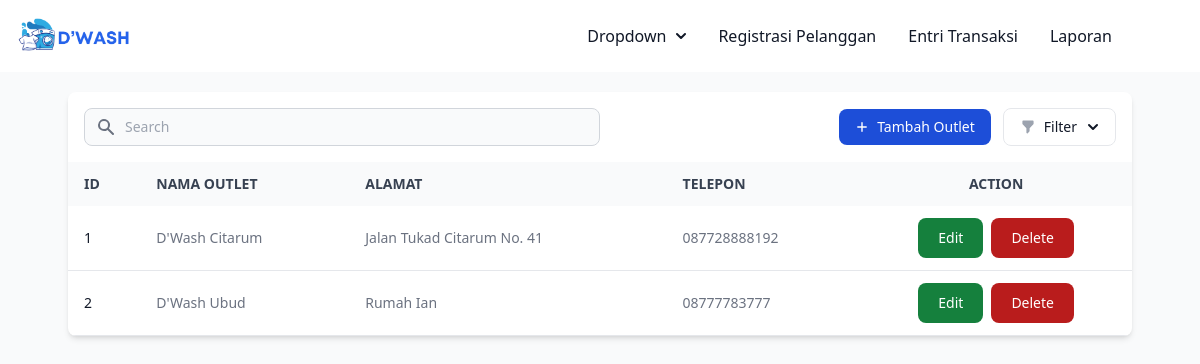
The app's page /dashboard.php?page=outlet (signed in) with its own data.
### tables this page shows
CREATE TABLE `tb_outlet` (
  `id` int(11) NOT NULL,
  `nama` varchar(100) NOT NULL,
  `alamat` text NOT NULL,
  `telepon` varchar(15) NOT NULL
);

### view/viewOutlet.php (the view, shortened to what this page needs)
<?php
                         $id = 1;
                         $datas = mysqli_query($koneksi, "SELECT * FROM tb_outlet");
                         if(mysqli_num_rows($datas) != 0){
                         ?>
<section class="bg-gray-50  p-3 sm:p-5 h-full min-h-screen ">
    <div class="mx-auto max-w-screen-2xl px-4 lg:px-12">
        <div class="bg-white dark:bg-gray-800 relative shadow-md sm:rounded-lg overflow-hidden">
            <div class="flex flex-col md:flex-row items-center justify-between space-y-3 md:space-y-0 md:space-x-4 p-4">
                <div class="w-full md:w-1/2">
                    <form class="flex items-center" method="GET">
                        <div class="relative w-full">
                            <div class="absolute inset-y-0 left-0 flex items-center pl-3 pointer-events-none">
                            </div>
                            <input type="text" id="simple-search" name="search" class="bg-gray-50 border border-gray-300 text-gray-900 text-sm rounded-lg focus:ring-blue-500 focus:border-blue-500 block w-full pl-10 p-2 dark:bg-gray-700 dark:border-gray-600 dark:placeholder-gray-400 dark:text-white dark:focus:ring-blue-500 dark:focus:border-blue-500" placeholder="Search" >
                        </div>
                    </form>
                </div>
                <div class="w-full md:w-auto flex flex-col md:flex-row space-y-2 md:space-y-0 items-stretch md:items-center justify-end md:space-x-3 flex-shrink-0">
                   <a href="dashboard.php?page=tambahOutlet">
                   <button type="button" class="flex items-center justify-center text-white bg-blue-700 hover:bg-blue-800 focus:ring-4 focus:ring-blue-300 font-medium rounded-lg text-sm px-4 py-2 dark:bg-blue-600 dark:hover:bg-blue-700 focus:outline-none dark:focus:ring-blue-800">
                        <svg class="h-3.5 w-3.5 mr-2" fill="currentColor" viewbox="0 0 20 20" xmlns="http://www.w3.org/2000/svg" aria-hidden="true">
                            <path clip-rule="evenodd" fill-rule="evenodd" d="M10 3a1 1 0 011 1v5h5a1 1 0 110 2h-5v5a1 1 0 11-2 0v-5H4a1 1 0 110-2h5V4a1 1 0 011-1z" />
                        </svg>
                        Tambah Outlet
                    </button>
                   </a>
                    <div class="flex items-center space-x-3 w-full md:w-auto">
                        <button id="filterDropdownButton" data-dropdown-toggle="filterDropdown" class="w-full md:w-auto flex items-center justify-center py-2 px-4 text-sm font-medium text-gray-900 focus:outline-none bg-white rounded-lg border border-gray-200 hover:bg-gray-100 hover:text-blue-700 focus:z-10 focus:ring-4 focus:ring-gray-200 dark:focus:ring-gray-700 dark:bg-gray-800 dark:text-gray-400 dark:border-gray-600 dark:hover:text-white dark:hover:bg-gray-700" type="button">
                            Filter
                            <svg class="-mr-1 ml-1.5 w-5 h-5" fill="currentColor" viewbox="0 0 20 20" xmlns="http://www.w3.org/2000/svg" aria-hidden="true">
                                <path clip-rule="evenodd" fill-rule="evenodd" d="M5.293 7.293a1 1 0 011.414 0L10 10.586l3.293-3.293a1 1 0 111.414 1.414l-4 4a1 1 0 01-1.414 0l-4-4a1 1 0 010-1.414z" />
                            </svg>
                        </button>
                    </div>
                </div>
            </div>
            <div class="overflow-x-auto">
                <table class="w-full text-sm text-left text-gray-500 dark:text-gray-400">
                    <thead class="text-x text-gray-700 uppercase bg-gray-50 dark:bg-gray-700 dark:text-gray-400">
                        <tr>
                            <th scope="col" class="px-4 py-3 ">ID</th>
                            <th scope="col" class="px-4 py-3 ">Nama Outlet</th>
                            <th scope="col" class="px-4 py-3 ">Alamat</th>
                            <th scope="col" class="px-4 py-3 ">Telepon</th>
                            <th scope="col" class="px-4 py-3 text-center <?php if($_SESSION['role'] != "admin" ){ echo "hidden";}?>">Action</th>
                        </tr>
                    </thead>
                    <tbody>
                         <?php
                         while($data = mysqli_fetch_assoc($datas)){
                    $idOutlet = $data['id'];
                    $checkQuery = "SELECT *
                    FROM tb_outlet
                    INNER JOIN tb_user ON tb_user.id_outlet = tb_outlet.id
                    INNER JOIN tb_paket ON tb_paket.id_outlet = tb_outlet.id
                    WHERE tb_outlet.id = '$idOutlet'";
                      $hideDelete = mysqli_query($koneksi, $checkQuery);
                      $hasConnections = mysqli_num_rows($hideDelete) > 0;
        ?>
                        <tr class="border-b dark:border-gray-700">
                            <th scope="row" class="px-4 py-3 font-medium text-gray-900 whitespace-nowrap dark:text-white"><?=$id++?></th>
                            <td class="px-4 py-3 "><?= $data['nama'] ?></td>
                            <td class="px-4 py-3 "><?= $data['alamat'] ?></td>
                            <td class="px-4 py-3 "><?= $data['telepon'] ?></td>
                            <td class="px-3 py-3 flex  gap-2 items-center justify-center <?php if($_SESSION['role'] != "admin" ){ echo "hidden";}?>">
                            <button type="button" class="focus:outline-none text-white bg-green-700 hover:bg-green-800 focus:ring-4 focus:ring-green-300 font-medium rounded-lg text-sm px-5 py-2.5  dark:bg-green-600 dark:hover:bg-green-700 dark:focus:ring-green-800">
                                <a href="dashboard.php?page=editOutlet&id=<?=$data['id'] ?>">Edit</a>
                         </button>
                            <button type="button" class="focus:outline-none text-white bg-red-700 hover:bg-red-800 focus:ring-4 focus:ring-red-300 font-medium rounded-lg text-sm  py-2.5  dark:bg-red-600 dark:hover:bg-red-700 dark:focus:ring-red-800
                            <?php if($hasConnections) { echo "disabled aria-disabled='true' onclick='return false;'"; } ?>
                            ">
                <a href="<?php if(!$hasConnections) { echo 'delete/deleteOutlet.php?id='. $data['id']; } ?>" class="px-5 py-2.5 <?php if($hasConnections) { echo "cursor-not-allowed w-full h-auto "; } ?>">Delete</a>
                         </button>
                        </td>
                        </tr>
                      <?php }  ?>
                    </tbody>
                </table>
            </div>
        </div>
    </div>
    </section>
<?php } ?>

### records on screen
tb_outlet: nama "D'Wash Citarum", alamat "Jalan Tukad Citarum No. 41", telepon "087728888192"
tb_outlet: nama "D'Wash Ubud", alamat "Rumah Ian", telepon "08777783777"
